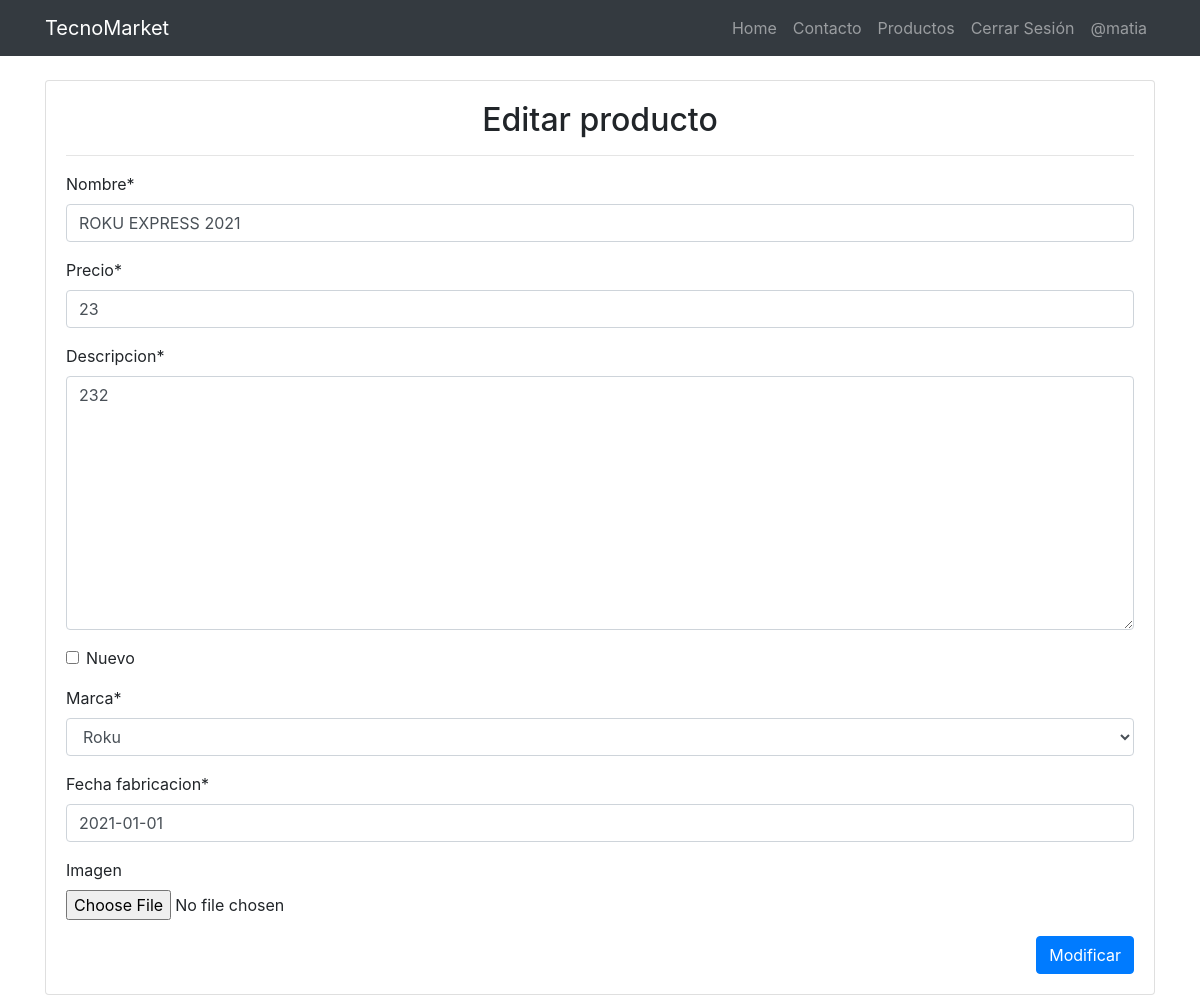
Page /modificar/20/ (signed in) on the earlier database version.
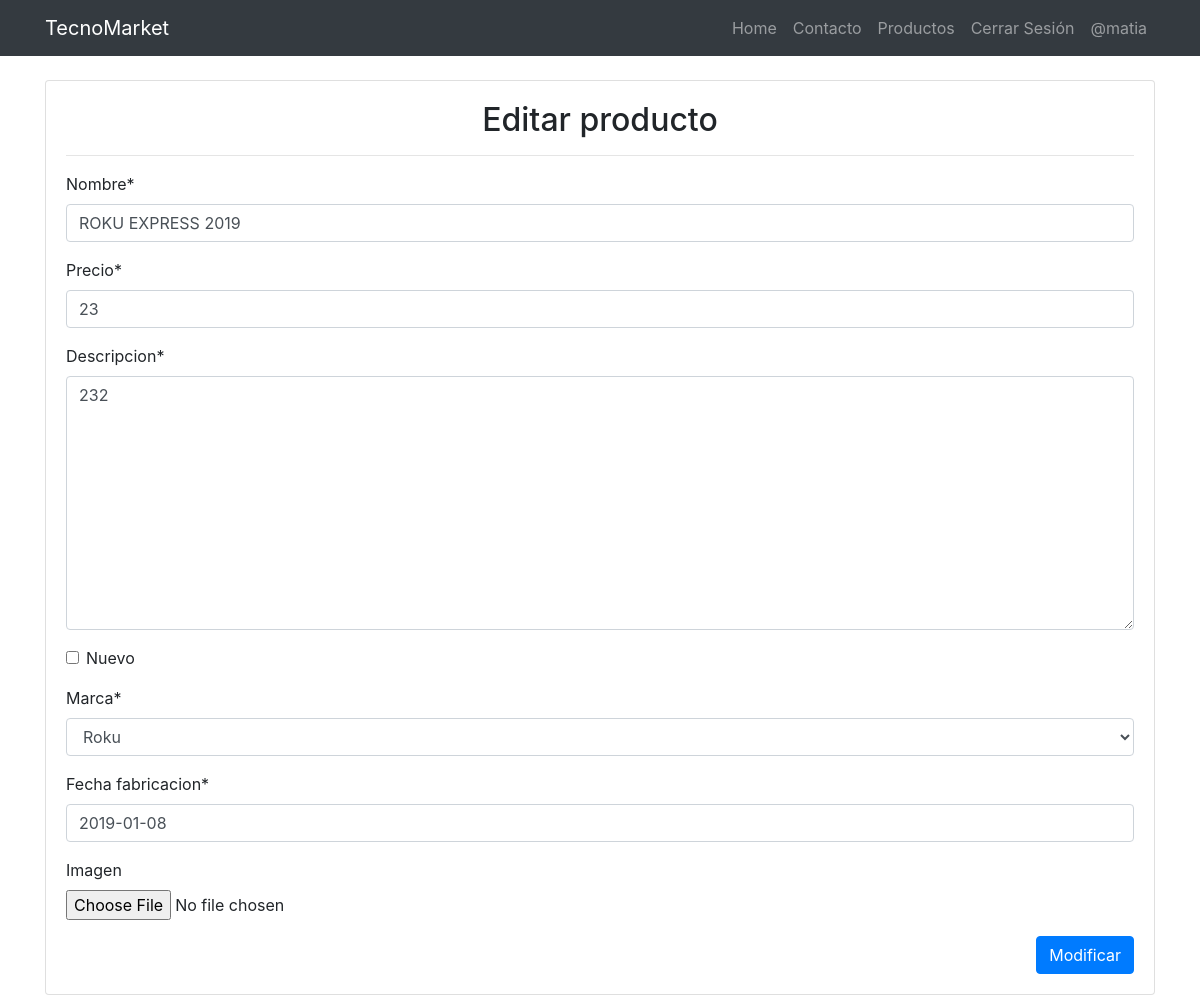
Same page on the later database version.
### app/models.py (models this page shows, shortened)
class Producto(models.Model):
    nombre = models.CharField(max_length=200)
    precio = models.IntegerField()
    descripcion = models.TextField()
    nuevo = models.BooleanField()
    marca = models.ForeignKey(Marca, on_delete=models.PROTECT)
    fecha_fabricacion = models.DateField()

class Marca(models.Model):
    nombre = models.CharField(max_length=200)
    def __str__(self):
        return self.nombre

### app/views.py (the view, shortened to what this page needs)
# urls.py: path('modificar/<id>/', modificar, name="modificar"),
@permission_required('app.change_producto')
def modificar(request, id):
    producto = get_object_or_404(Producto, id=id)
    data = {
        'form': ProductoForm(instance=producto)
    }
    return render(request, 'app/producto/modificar.html', data)

### app/forms.py (shortened to what this page needs)
class ProductoForm(forms.ModelForm):
    imagen = forms.ImageField(required=False, validators=[MaxSizeFileValidator(max_file_size=2)])
    nombre = forms.CharField(min_length=3, max_length=50)
    precio = forms.IntegerField(min_value=1, max_value=1500000)
    fecha_fabricacion = forms.DateField(required=True)
    class Meta:
        model = Producto
        fields = '__all__'
        """
        widgets= {
            "fecha_fabricacion": forms.DateField()
        }
        """

### app/templates/app/producto/modificar.html (shortened to what this page needs)
{% extends 'app/navbar.html' %}
{% block contenido %}
{% load crispy_forms_tags %}
<br>
<div class="container">
    <div class="card">
        <div class="card-body">
            <h2 class="text-center">Editar producto</h2>
            <hr>
            <form action="" method="POST" enctype="multipart/form-data">
                {{ form | crispy }}
                <div class="d-flex justify-content-end">
                    <input type="submit" value="Modificar" class="btn btn-primary">
                </div>
            </form>
        </div>
    </div>
</div>
{% endblock %}

Differences in the rows shown:
changed Producto "Roku": nombre "ROKU EXPRESS 2021" → "ROKU EXPRESS 2019"; fecha_fabricacion "2021-01-01" → "2019-01-08"
